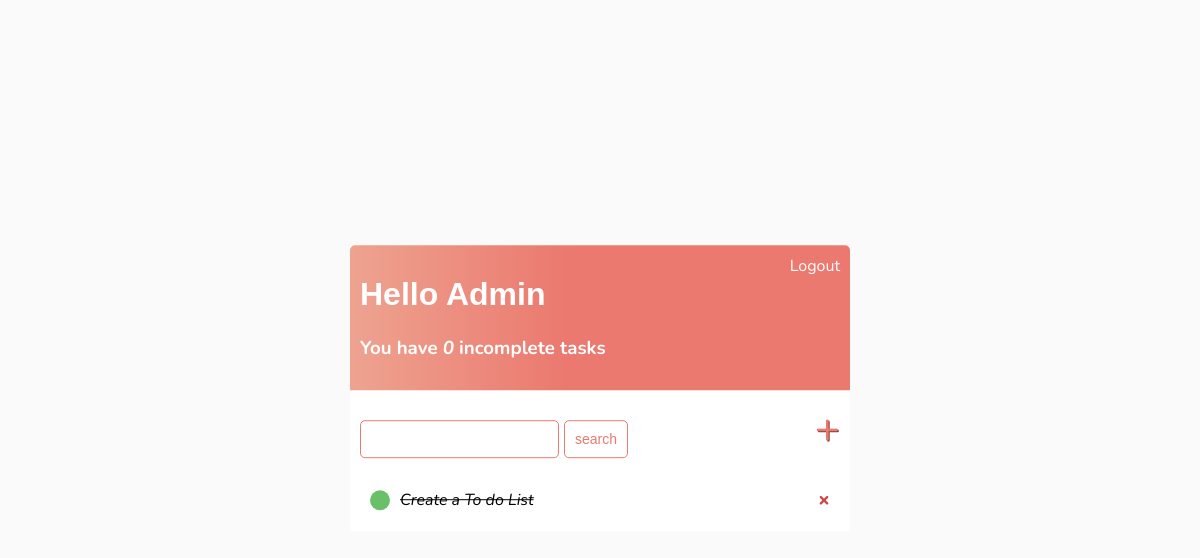
Before: / (signed in) with the older database file.
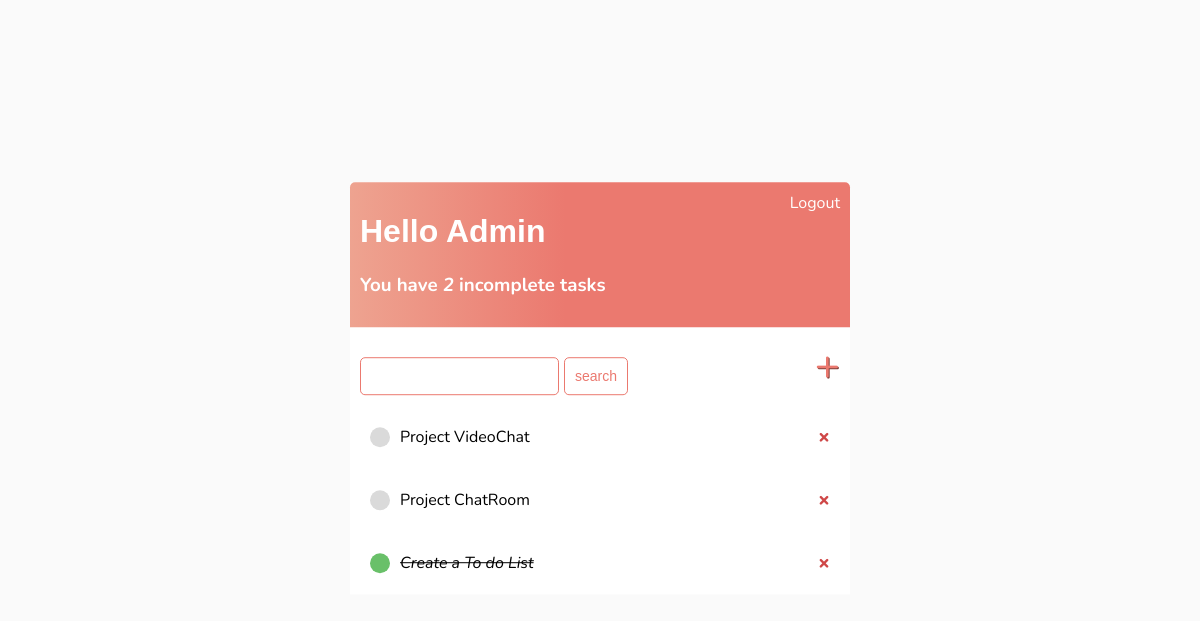
After: the same page with the newer database file.
### website/models.py (models this page shows)
class Task(models.Model):
    user = models.ForeignKey(
        User, on_delete=models.CASCADE, null=False, blank=False)
    title = models.CharField(max_length=50, null=False, blank=False)
    description = models.TextField(blank=True, null=True)
    complete = models.BooleanField(default=False)
    created = models.DateTimeField(auto_now_add=True)
    def __str__(self):
        return self.title
    class Meta:
        ordering = ['complete']

### website/views.py (the view)
# urls.py: path('', TaskList.as_view(), name='tasks'),
class TaskList(LoginRequiredMixin, ListView):
    model = Task
    context_object_name = 'tasks'
    template_name = 'website/task_list.html'
    def get_context_data(self, **kwargs):
        context = super().get_context_data(**kwargs)
        context['tasks'] = context['tasks'].filter(user=self.request.user)
        context['count'] = context['tasks'].filter(complete=False).count()
        search_input = self.request.GET.get('search-area') or ''
        if search_input:
            context['tasks'] = context['tasks'].filter(
                title__startswith=search_input)
        context['search_input'] = search_input
        return context

### website/Templates/website/task_list.html (shortened to what this page needs)
{% extends 'website/base.html' %}
{% block content %}
<div class="header-bar">
  <div>
    <h1>Hello {{ request.user.username | title }}</h1>
    <h3>You have <i>{{count}}</i> incomplete task{{ count | pluralize:"s" }}</h3>
  </div>
  {% if request.user.is_authenticated %}
  <a href="{% url 'logout' %}">Logout</a>
  {% else %}
  <a href="{% url 'login' %}">Login</a>
  {% endif %}
</div>
<div id="search-add-wrapper">
  <form method="get" style="margin-top: 20px; display: flex;">
    <input type="text" name="search-area" value="{{search_input}}" style="margin-right: 5px;">
    <input type="submit" class="button" value="search">
  </form>
  <a id="add-link" href="{% url 'create_task' %}">&#x2b;</a>
</div>
<div class="task-item-wrapper">
  {% if tasks %}
  {% for task in tasks %}
  <div class="task-wrapper">
    {% if task.complete %}
    <div class="task-title">
      <div class="task-complete-icon"></div>
      <i><s><a href="{% url 'update_task' task.id %}">{{task}}</a></s></i>
    </div>
    {% else %}
    <div class="task-title">
      <div class="task-incomplete-icon"></div>
      <a href="{% url 'update_task' task.id %}">{{task}}</a>
    </div>
    {% endif %}
    <a href="{% url 'delete_task' task.id %}" class="delete-link">&#215;</a>
  </div>
  {% endfor %}
  {% endif %}
</div>
{% endblock %}

Changed rows visible on the page:
added Task: title "Project VideoChat"
added Task: title "Project ChatRoom"
Other visible differences:
{{ count }}: "0" → "2"
